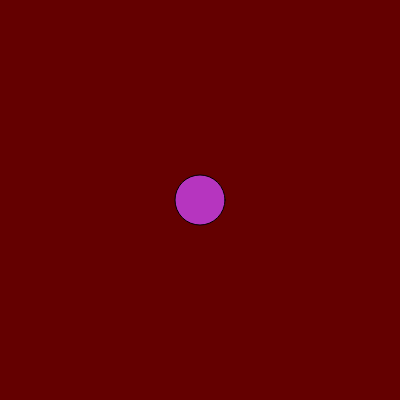
Frame 1 (no input)
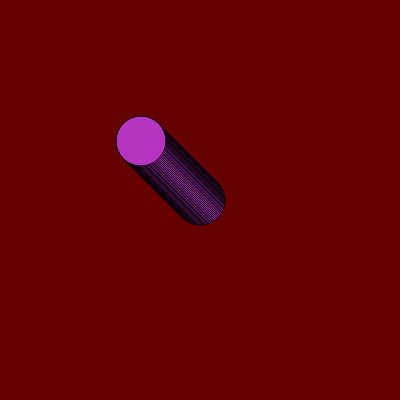
Frame 60 (no input)
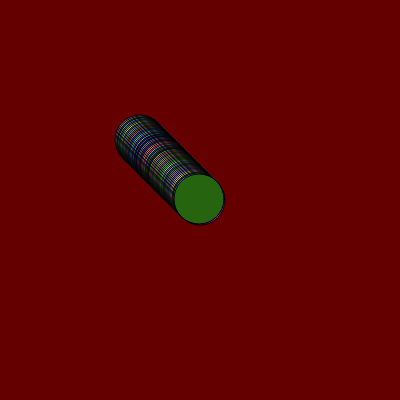
Frame 120 (the mouse pressed at the canvas centre since frame 60)

The p5.js sketch that drew these frames (run headless with seeded random() and noise() and a simulated clock; from frame 60 on, the mouse is pressed at the canvas centre):

// p5.js sketch
// ── sketch.js
let cor;
let posicaoHorizontal  //X
let posicaoVertical   //Y



function setup() {
  createCanvas(400, 400);
  background(color(100,0,0));
  cor=color(random(0,255),random(0,255),random(0,255));
  posicaoHorizontal=200;
  posicaoVertical=200;
}

function draw() {
  fill(cor)
  circle(posicaoHorizontal,posicaoVertical,50);
  if(mouseX<posicaoHorizontal)
  posicaoHorizontal=posicaoHorizontal-1
  if(mouseX>posicaoHorizontal)
  posicaoHorizontal=posicaoHorizontal+1
  if(mouseY<posicaoVertical)
  posicaoVertical=posicaoVertical-1
  if(mouseY>posicaoVertical)
  posicaoVertical=posicaoVertical+1
  if(mouseIsPressed)
  cor=color(random(0,255),random(0,255),random(0,255))
}
